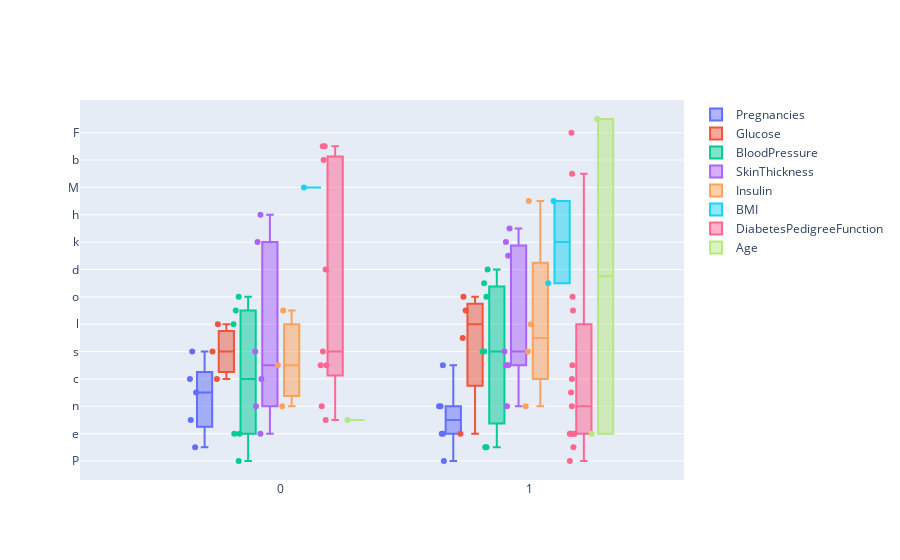

Source (notebook cell):
### Code cell
box_plots_1(X)

### Figure 1 — Plotly figure (JSON) as saved in the notebook; plotly's stock layout.template omitted (floating-point values rounded to 4 significant figures; data arrays with more than 128 entries replaced by an {"elided": "..."} marker saying what was removed)
{"data": [{"boxpoints": "all", "jitter": 0.5, "name": "Pregnancies", "type": "box", "x": {"elided": "768 int values"}, "y": ["P", "r", "e", "g", "n", "a", "n", "c", "i", "e", "s"]}, {"boxpoints": "all", "jitter": 0.5, "name": "Glucose", "type": "box", "x": {"elided": "768 int values"}, "y": ["G", "l", "u", "c", "o", "s", "e"]}, {"boxpoints": "all", "jitter": 0.5, "name": "BloodPressure", "type": "box", "x": {"elided": "768 int values"}, "y": ["B", "l", "o", "o", "d", "P", "r", "e", "s", "s", "u", "r", "e"]}, {"boxpoints": "all", "jitter": 0.5, "name": "SkinThickness", "type": "box", "x": {"elided": "768 int values"}, "y": ["S", "k", "i", "n", "T", "h", "i", "c", "k", "n", "e", "s", "s"]}, {"boxpoints": "all", "jitter": 0.5, "name": "Insulin", "type": "box", "x": {"elided": "768 int values"}, "y": ["I", "n", "s", "u", "l", "i", "n"]}, {"boxpoints": "all", "jitter": 0.5, "name": "BMI", "type": "box", "x": {"elided": "768 int values"}, "y": ["B", "M", "I"]}, {"boxpoints": "all", "jitter": 0.5, "name": "DiabetesPedigreeFunction", "type": "box", "x": {"elided": "768 int values"}, "y": ["D", "i", "a", "b", "e", "t", "e", "s", "P", "e", "d", "i", "g", "r", "e", "e", "F", "u", "n", "c", "t", "i", "o", "n"]}, {"boxpoints": "all", "jitter": 0.5, "name": "Age", "type": "box", "x": {"elided": "768 int values"}, "y": ["A", "g", "e"]}], "layout": {"boxmode": "group"}}
